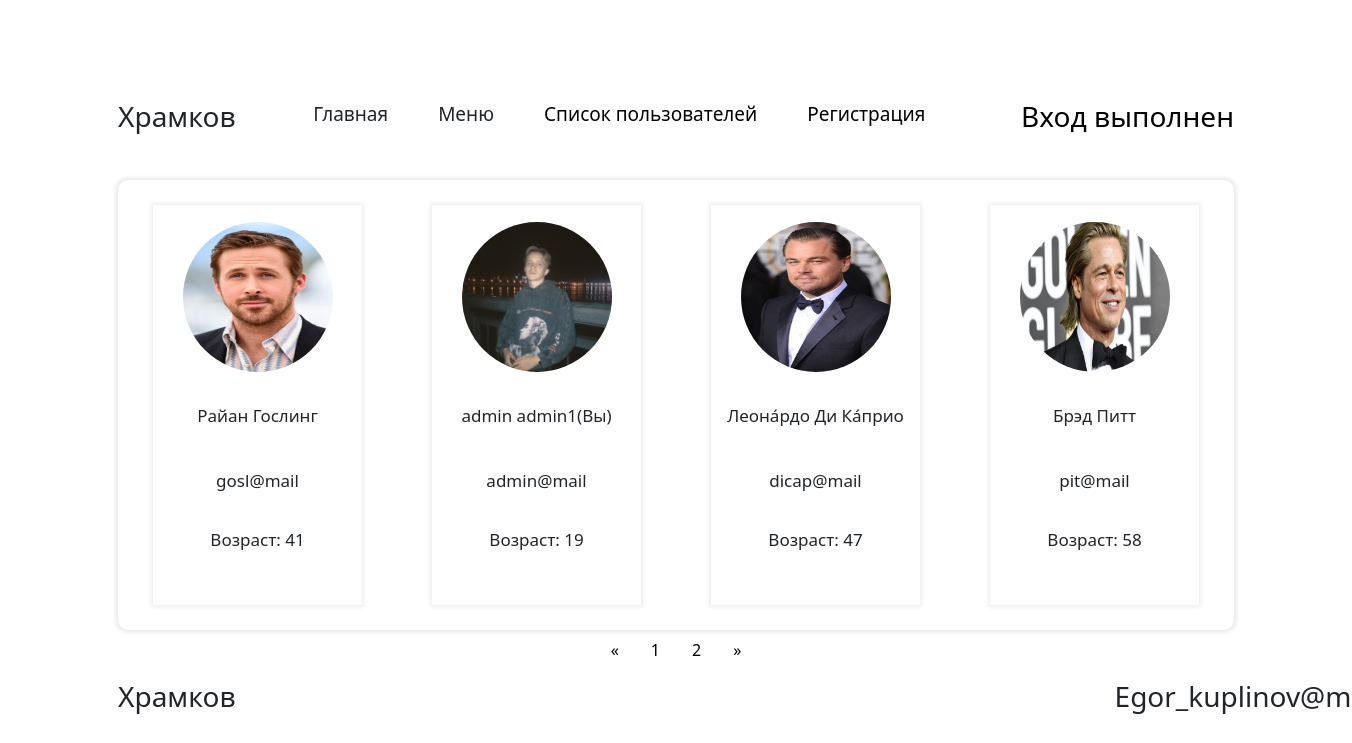
The app's page /users/?page=0 (signed in) with its own data.
### tables this page shows
CREATE TABLE users (
id integer PRIMARY KEY AUTOINCREMENT,
name text NOT NULL,
surname text NOT NULL,
email text NOT NULL,
age integer NOT NULL,
worked text NOT NULL,
post text NOT NULL,
password text NOT NULL,
photo string128 NOT NULL,
role text NOT NULL
);

### ex3.py (the view)
@app.route('/users/')
def users():
    db = get_db()
    dbase = FDataBase(db)
    authorized = ""
    id_sess = ""
    if 'login' in session:
        authorized = session['login']
    curr_page = int(request.args.get('page'))
    pgcount = 1
    remainder = 0
    all_users = dbase.getAllUsers()
    pgcount = len(all_users) // 4 + 1
    if pgcount == 0:
        pgcount = 1
    if curr_page > pgcount:
        abort(404)
    if pgcount % 4 > 0:
        remainder = len(all_users) % 4
    class pgstore:
        value = pgcount
    match curr_page:
        case 0:
            a = all_users[:4]
        case pgstore.value:
            a = all_users[pgcount - 1:remainder]
        case _:
            a = all_users[curr_page * 4:curr_page * 4 + 4]
    try:
        id_sess = session['_user_id']
    except:
        pass
    return render_template('users.html', users=a, curr_page=curr_page, pagecount=pgcount, is_auth=authorized.split(), id_sess=id_sess)

### FDataBase.py (called while the page is built)
    def getUser(self, userId):
        try:
            self.__cur.execute(f"SELECT * FROM users WHERE id = {userId} LIMIT 1")
            res = self.__cur.fetchone()
            if res:
                return res
        except sqlite3.Error as e:
            print("Ошибка получения пользователя из БД "+str(e))
        return(False, False)

    def getAllUsers(self):
        try:
            self.__cur.execute(f"SELECT * FROM users")
            res = self.__cur.fetchall()
            if res:
                return res
        except sqlite3.Error as e:
            print("Ошибка получения пользователя из БД "+str(e))
        return []

### UserLogin.py (called while the page is built)
    def fromDB(self, user_id, db):
        self.__user = db.getUser(user_id)
        return self

### ex3.py (called while the page is built)
def connect_db():
    conn = sqlite3.connect(app.config['DATABASE'])
    conn.row_factory = sqlite3.Row
    return conn

def get_db():
    if not hasattr(g, 'link_db'):
        g.link_db = connect_db()
    return g.link_db

@login_manager.user_loader
def load_user(user_id):
    db = get_db()
    dbase = FDataBase(db)
    return UserLogin().fromDB(user_id, dbase)

### templates/users.html (shortened to what this page needs)
{% extends 'main.html' %}
{% block body %}
            <div class="table-box">
                {% for user in users %}
                      <div class="for_users">
                        <img src="{{ url_for('static', filename = 'photos/'+user[8]) }}"/>
                        <a {% if is_auth %}onclick="location.href='../account/?user={{user[3]}}';"{% else %}onclick="location.href='../auth';"{% endif%}><h3>{{user[1]}} {{user[2]}}{% if user[0]|string() == id_sess %}(Вы){% endif %}</h3></a>
                        <p>{{user[3]}}</p>
                        <p>Возраст: {{user[4]}}</p>
                      </div>
              {% endfor %}
              </div>
    <div class="pagination">
        <a href="/users?page=0">&laquo;</a>
        {% for page in range(pagecount) %}
            <a href="/users?page={{ page }}">{{ page + 1 }}</a>
        {% endfor %}
        <a href="/users?page={{pagecount - 1}}">&raquo;</a>
    </div>
    {% endblock %}

### static/css/style.css (style rules this page uses)
body { background-color: #FFFFFF; }
.table-box { width: 100%; margin: 0 auto; height: 450px; background-color: white; box-shadow: 0px 0px 4px 2px rgba(0, 0, 0, 0.1); border-radius: 10px; display: flex; align-items: center; }
.for_users { margin: 0 35px; width: 250px; height: 400px; background-color: white; box-shadow: 0px 0px 4px 2px rgba(0, 0, 0, 0.07); display: flex; flex-direction: column; }
.for_users h3 { font-size: 17px; cursor: pointer; }
.for_users > * { margin: 17px auto; }
.for_users p { margin-right: auto; font-size: 17px; }
.for_users img { width: 150px; height: 150px; border-radius: 90px; background-size: cover; }
.pagination { display: inline-block; display: flex; justify-content: center; }
.pagination a { color: black; float: left; padding: 8px 16px; text-decoration: none; }
a { text-decoration: none; color: black; }

### records on screen
users: photo (picture), name "Райан", surname "Гослинг", email "gosl@mail", age "41"
users: photo (picture), name "admin", surname "admin1", shows "(Вы)", email "admin@mail", age "19"
users: photo (picture), name "Леона́рдо", surname "Ди Ка́прио", email "dicap@mail", age "47"
users: photo (picture), name "Брэд", surname "Питт", email "pit@mail", age "58"

### other values on screen
{{ page + 1 }} "1" "2"
